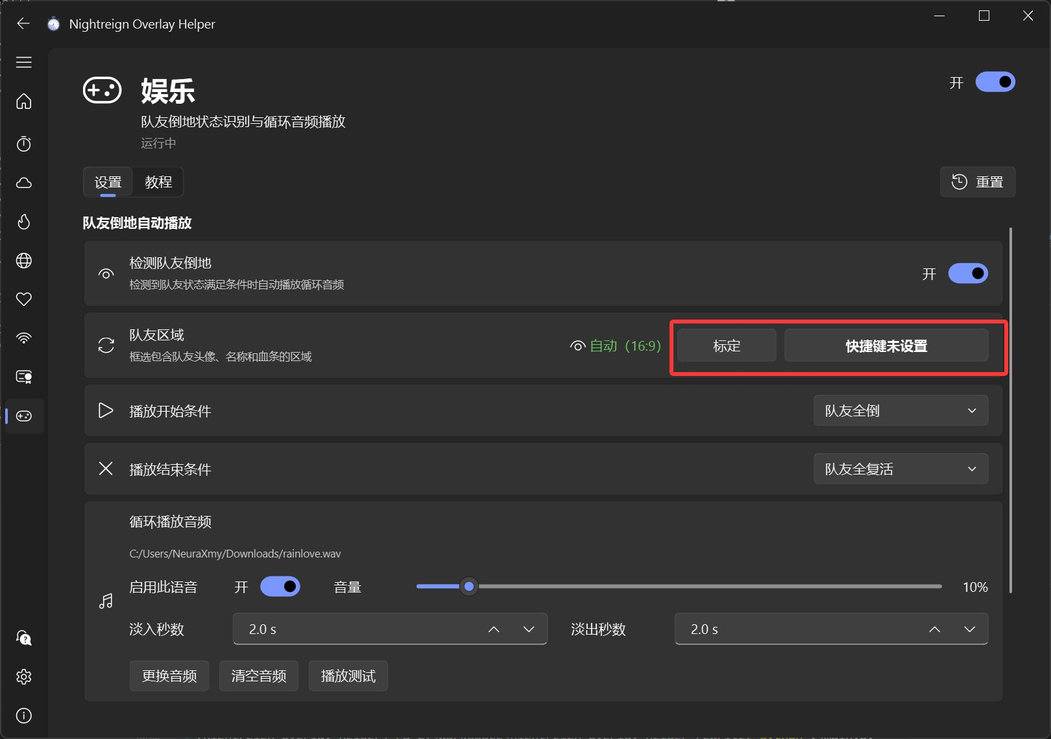
#> input picture src/nightreign_overlay/plugins/entertainment/tutorial/1.jpg, 1051 x 739 px
$ python -i detector.py   (imports and definitions only)
#> lines starting #> are read from the running program, lines starting #| are printed output that depends on the picture
### src/nightreign_overlay/plugins/entertainment/ring_geometry.py
"""Pure geometric templates shared by self and teammate ring classifiers."""

import numpy as np

_SIZE = 32


def make_ring_template(*, first_sector: bool = False, fill_degrees: float | None = None) -> np.ndarray:
    y, x = np.mgrid[:_SIZE, :_SIZE].astype(np.float32)
    x = (x - (_SIZE - 1) / 2) / (_SIZE / 2)
    y = (y - (_SIZE - 1) / 2) / (_SIZE / 2)
    radius = np.hypot(x, y)
    angle = np.degrees(np.arctan2(y, x))
    separator = np.minimum.reduce([np.abs((angle - center + 180) % 360 - 180) for center in (-90, 30, 150)])
    groove = (radius > 0.40) & (radius < 0.75) & (separator > 10)
    highlight = (
        (radius < 0.27)
        | ((radius > 0.89) & (radius < 0.98))
        | ((radius > 0.40) & (radius < 0.80) & (separator < 3))
    )
    template = np.zeros((_SIZE, _SIZE), np.float32)
    if first_sector:
        groove &= np.abs((angle + 30 + 180) % 360 - 180) < 46
    if fill_degrees is not None:
        groove &= (angle + 90) % 360 < fill_degrees
    template[groove] = -1
    template[highlight] = 1
    # Three pixels of search margin in the normalized input, roughly ±11 pixels
    # at 115×115. The surrounding game scene does not enter the template.
    return np.ascontiguousarray(template[3:-3, 3:-3])

### src/nightreign_overlay/plugins/entertainment/detector.py
"""Bounded-cost structural classifier for the two teammate HUD rows."""

from __future__ import annotations

from dataclasses import dataclass

import cv2
import numpy as np

from .ring_geometry import make_ring_template

_DARK = make_ring_template()
_PURPLE = -_DARK
_FIRST = -make_ring_template(first_sector=True)
_WIDTH = 240


@dataclass(frozen=True)
class Teammate:
    present: bool
    down: bool
    stages: int
    confidence: float
    center: tuple[float, float]


def _has_hp_strip(rgb: np.ndarray, nominal_y: float) -> bool:
    """Require a thin warm strip starting at the HUD's fixed HP origin."""
    channels = rgb.astype(np.float32)
    warm = channels[..., 0] - channels[..., 2]
    height = rgb.shape[0]
    for y in range(max(5, round(nominal_y - 20)), min(height - 5, round(nominal_y + 4))):
        middle = warm[y, 74:216]
        contrast = middle - (warm[y - 5, 74:216] + warm[y + 5, 74:216]) / 2
        filled = (middle > 1.5) & (contrast > 1.5)
        # A menu item or scenery patch can have a long warm edge elsewhere.
        # Real HP starts beside the portrait, including partially depleted HP.
        if filled[:16].mean() < 0.6:
            continue
        edges = np.diff(np.r_[False, filled, False].astype(np.int8))
        lengths = np.flatnonzero(edges == -1) - np.flatnonzero(edges == 1)
        if lengths.max(initial=0) >= 17:
            return True
    return False


def _detect_row(rgb: np.ndarray, row_index: int) -> Teammate:
    height = rgb.shape[0]
    nominal_y = height * (0.25 if row_index == 0 else 0.74)
    nominal_x = _WIDTH * 0.165
    best = [0.0, 0.0, 0.0]
    centers = [(nominal_x, nominal_y)] * 3
    # Fixed work at every capture resolution. Each 32px crop searches a 7x7
    # center window and five physical ring sizes, rather than filtering the
    # entire capture once per radius. No image-derived reference is used.
    for side in (36, 40, 44, 48, 52):
        x0, y0 = round(nominal_x - side / 2), round(nominal_y - side / 2)
        if y0 < 0 or y0 + side > height:
            continue
        small = cv2.resize(rgb[y0 : y0 + side, x0 : x0 + side], (32, 32), interpolation=cv2.INTER_AREA)
        gray = cv2.cvtColor(small, cv2.COLOR_RGB2GRAY).astype(np.float32)
        channels = small.astype(np.float32)
        purple = channels[..., 2] - channels[..., 1]
        for index, (source, template) in enumerate(((gray, _DARK), (purple, _PURPLE), (purple, _FIRST))):
            _, score, _, (x, y) = cv2.minMaxLoc(cv2.matchTemplate(source, template, cv2.TM_CCOEFF_NORMED))
            if score > best[index]:
                best[index] = score
                centers[index] = (x0 + (x + 12.5) * side / 32, y0 + (y + 12.5) * side / 32)
    # Normalize each branch against its threshold. Dark grooves also cover
    # the gold rescue ring; purple structure distinguishes a fully filled
    # three-down ring from one/two-down without depending on absolute light.
    ratios = np.asarray(best) / (0.46, 0.53, 0.51)
    branch = int(ratios.argmax())
    down = bool(ratios[branch] >= 1)
    present = down or _has_hp_strip(rgb, nominal_y)
    return Teammate(
        present,
        down,
        (3 if best[1] >= 0.72 else 1) if down else 0,
        best[branch] if present else 0.0,
        centers[branch] if present else (0.0, 0.0),
    )


def detect_rgb(rgb: np.ndarray, *, teammate_count: int = 2) -> tuple[Teammate, Teammate]:
    if teammate_count not in (1, 2):
        raise ValueError("teammate_count must be 1 or 2")
    if rgb.dtype != np.uint8 or rgb.ndim != 3 or rgb.shape[2] != 3 or min(rgb.shape[:2]) < 8:
        raise ValueError("Expected a uint8 RGB HUD crop at least 8 pixels wide and tall")
    original_width = rgb.shape[1]
    height = max(8, round(rgb.shape[0] * _WIDTH / original_width))
    rgb = cv2.resize(rgb, (_WIDTH, height), interpolation=cv2.INTER_AREA)
    absent = Teammate(False, False, 0, 0.0, (0.0, 0.0))
    # Faded/hidden HUD has too little usable contrast to claim a teammate.
    # Percentiles ignore isolated JPEG noise and compensate for a gray lift.
    if float(np.percentile(rgb, 99) - np.percentile(rgb, 1)) < 22:
        return absent, absent
    upper = _detect_row(rgb, 0)
    lower = _detect_row(rgb, 1) if teammate_count == 2 else absent
    scale = original_width / _WIDTH
    if scale == 1:
        return upper, lower
    return tuple(
        Teammate(t.present, t.down, t.stages, t.confidence, (t.center[0] * scale, t.center[1] * scale))
        for t in (upper, lower)
    )

>>> import cv2
>>> picture = cv2.cvtColor(cv2.imread('tutorial/1.jpg'), cv2.COLOR_BGR2RGB)
>>> result = detect_rgb(picture)
#> in detect_rgb, `rgb = cv2.resize(rgb, (_WIDTH, height), interpolation=cv2.INTER_AREA)`:
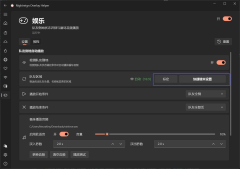
#> rgb: shape (169, 240, 3); mean of channels 0, 1, 2 49.1, 48.4, 48.7; drawn as B, G, R
#> the loop in _detect_row, `for side in (36, 40, 44, 48, 52):` made 5 passes
#> pass 1, in _detect_row, `purple = channels[..., 2] - channels[..., 1]`:
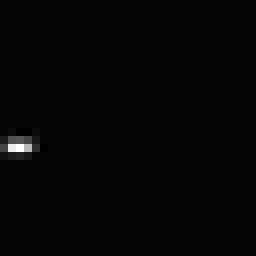
#> purple: shape (32, 32) float32 (shown 8 times larger); min -1, max 43, mean 0.2; drawn with min black and max white
#> after the loop in _detect_row, `for side in (36, 40, 44, 48, 52):`:
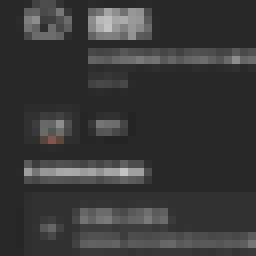
#> small: shape (32, 32, 3) (shown 8 times larger); mean of channels 0, 1, 2 55.6, 55.6, 55.7; drawn as B, G, R
#> after the loop in _detect_row, `for side in (36, 40, 44, 48, 52):`: best = [0.125, 0.113, 0.0125]; centers = [(38.31, 44.81), (35.62, 42.62), (36.88, 40.12)]
#> in _detect_row, `ratios = np.asarray(best) / (0.46, 0.53, 0.51)`: ratios = [0.271, 0.214, 0.0245]
#> in _detect_row, `branch = int(ratios.argmax())`: branch = 0
#> in _detect_row, `down = bool(ratios[branch] >= 1)`: down = False
#> in _has_hp_strip, `warm = channels[..., 0] - channels[..., 2]`:
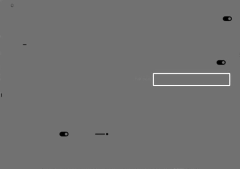
#> warm: shape (169, 240) float32; min -134, max 166, mean 0.4; drawn with min black and max white
#> call 2 of _detect_row, with row_index = 1
#> the loop in _detect_row (call 2), `for side in (36, 40, 44, 48, 52):` made 5 passes
#> pass 1, in _detect_row (call 2), `small = cv2.resize(rgb[y0 : y0 + side, x0 : x0 + side], (32, 32), inte..`:
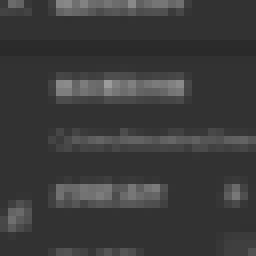
#> small: shape (32, 32, 3) (shown 8 times larger); min 42, max 155, mean 59
#> after the loop in _detect_row (call 2), `for side in (36, 40, 44, 48, 52):`:
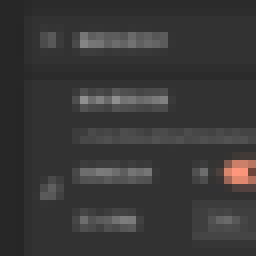
#> small: shape (32, 32, 3) (shown 8 times larger); mean of channels 0, 1, 2 55.5, 55.8, 56.7; drawn as B, G, R
#> after the loop in _detect_row (call 2), `for side in (36, 40, 44, 48, 52):`:
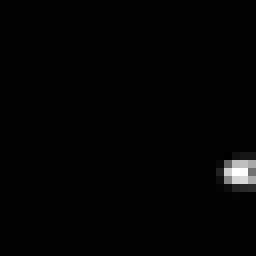
#> source: shape (32, 32) float32 (shown 8 times larger); min -1, max 103, mean 1; drawn with min black and max white
#> after the loop in _detect_row (call 2), `for side in (36, 40, 44, 48, 52):`: best = [0.242, 0.0758, 0.147]; centers = [(42.81, 121.1), (44.06, 129.1), (44.06, 129.1)]
#> in _detect_row (call 2), `ratios = np.asarray(best) / (0.46, 0.53, 0.51)`: ratios = [0.526, 0.143, 0.289]

$ run again, on src/nightreign_overlay/plugins/entertainment/tutorial/4.jpg
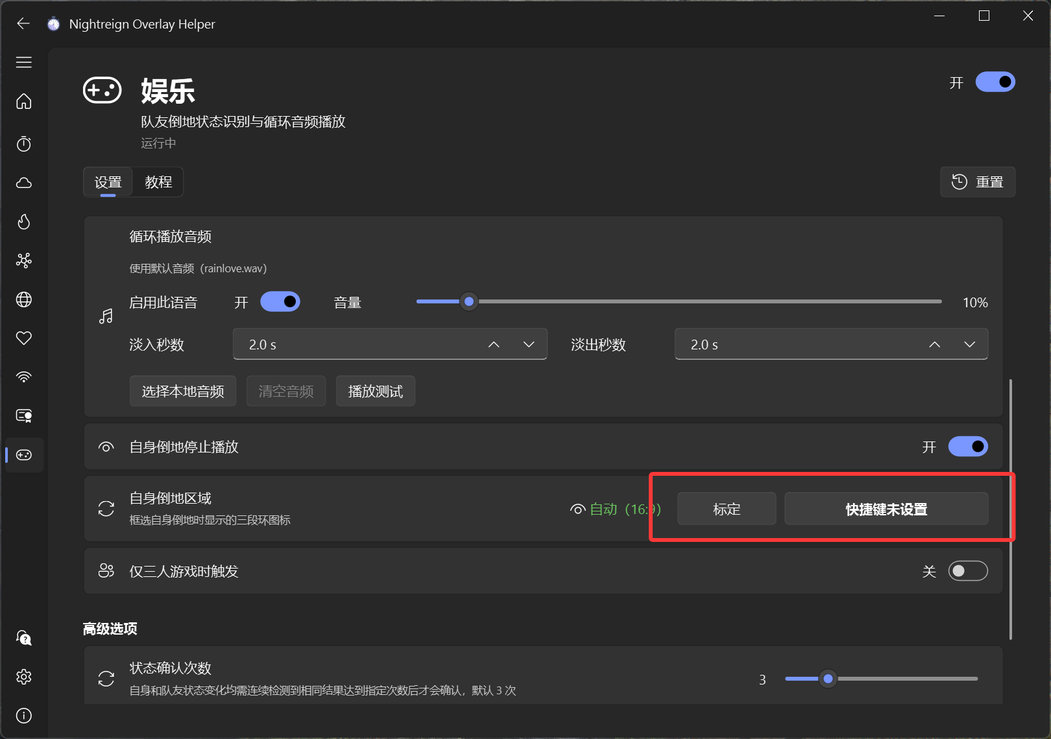
#> input picture src/nightreign_overlay/plugins/entertainment/tutorial/4.jpg, 1051 x 739 px
#> after the loop in _detect_row, `for side in (36, 40, 44, 48, 52):`: best = [0.127, 0.111, 0.0122]; centers = [(35.62, 37.62), (35.62, 42.62), (36.88, 40.12)]
#> ratios = [0.277, 0.209, 0.024]
#> branch = 0
#> down = False
#> in _has_hp_strip, `warm = channels[..., 0] - channels[..., 2]`:
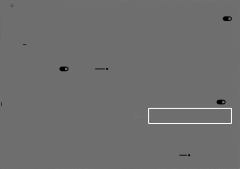
#> warm: shape (169, 240) float32; min -133, max 173, mean 0.4; drawn with min black and max white
#> after the loop in _detect_row (call 2), `for side in (36, 40, 44, 48, 52):`:
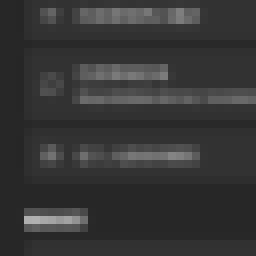
#> small: shape (32, 32, 3) (shown 8 times larger); min 38, max 177, mean 54.1
#> after the loop in _detect_row (call 2), `for side in (36, 40, 44, 48, 52):`: best = [0.155, 0, 0]; centers = [(35.94, 122.6), (39.6, 125.1), (39.6, 125.1)]
#> ratios = [0.338, 0, 0]
